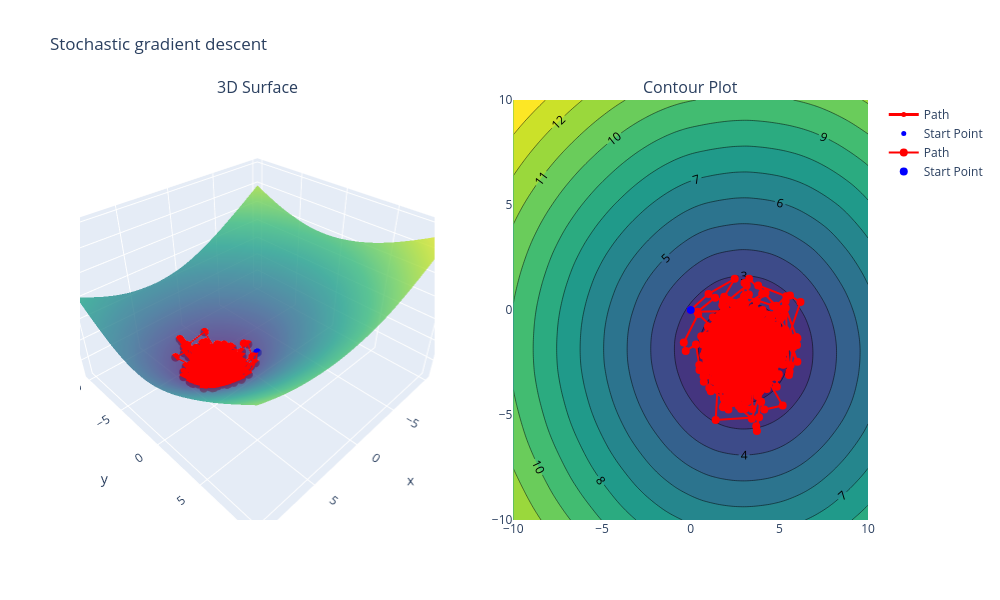

Source (notebook cell):
### Code cell
# Stochastic gradient descent
# 1 epoch = one update per row = 1000 updates with batch_size = 1.
visualize_gradient_descent(
    title = "Stochastic gradient descent",
    X = X ,
    y = y ,
    initial_theta = [0, 0] ,
    alpha = 1 ,
    num_updates = 1000 ,
    batch_size = 1 ,
    convex = True
)

### Figure 1 — Plotly figure (JSON) as saved in the notebook; plotly's stock layout.template omitted (floating-point values rounded to 4 significant figures; data arrays with more than 128 entries replaced by an {"elided": "..."} marker saying what was removed)
{"data": [{"colorscale": [[0, "#440154"], [0.1111, "#482878"], [0.2222, "#3e4989"], [0.3333, "#31688e"], [0.4444, "#26828e"], [0.5556, "#1f9e89"], [0.6667, "#35b779"], [0.7778, "#6ece58"], [0.8889, "#b5de2b"], [1, "#fde725"]], "opacity": 0.8, "scene": "scene", "showscale": false, "type": "surface", "x": {"elided": "100x100 float values"}, "y": {"elided": "100x100 float values"}, "z": {"elided": "100x100 float values"}}, {"line": {"color": "red", "width": 3}, "marker": {"color": "red", "size": 5}, "mode": "lines+markers", "name": "Path", "scene": "scene", "type": "scatter3d", "x": {"elided": "1001 float values"}, "y": {"elided": "1001 float values"}, "z": {"elided": "1001 float values"}}, {"marker": {"color": "blue", "size": 5, "symbol": "circle"}, "mode": "markers", "name": "Start Point", "scene": "scene", "type": "scatter3d", "x": [0], "y": [0], "z": [2.826]}, {"colorscale": [[0, "#440154"], [0.1111, "#482878"], [0.2222, "#3e4989"], [0.3333, "#31688e"], [0.4444, "#26828e"], [0.5556, "#1f9e89"], [0.6667, "#35b779"], [0.7778, "#6ece58"], [0.8889, "#b5de2b"], [1, "#fde725"]], "contours": {"showlabels": true}, "line": {"smoothing": 0.85}, "showscale": false, "type": "contour", "x": [-10.0, -9.798, -9.596, -9.394, -9.192, -8.99, -8.788, -8.586, -8.384, -8.182, -7.98, -7.778, -7.576, -7.374, -7.172, -6.97, -6.768, -6.566, -6.364, -6.162, -5.96, -5.758, -5.556, -5.354, -5.152, -4.949, -4.747, -4.545, -4.343, -4.141, -3.939, -3.737, -3.535, -3.333, -3.131, -2.929, -2.727, -2.525, -2.323, -2.121, -1.919, -1.717, -1.515, -1.313, -1.111, -0.9091, -0.7071, -0.5051, -0.303, -0.101, 0.101, 0.303, 0.5051, 0.7071, 0.9091, 1.111, 1.313, 1.515, 1.717, 1.919, 2.121, 2.323, 2.525, 2.727, 2.929, 3.131, 3.333, 3.535, 3.737, 3.939, 4.141, 4.343, 4.545, 4.747, 4.949, 5.152, 5.354, 5.556, 5.758, 5.96, 6.162, 6.364, 6.566, 6.768, 6.97, 7.172, 7.374, 7.576, 7.778, 7.98, 8.182, 8.384, 8.586, 8.788, 8.99, 9.192, 9.394, 9.596, 9.798, 10.0], "xaxis": "x", "y": [-10.0, -9.798, -9.596, -9.394, -9.192, -8.99, -8.788, -8.586, -8.384, -8.182, -7.98, -7.778, -7.576, -7.374, -7.172, -6.97, -6.768, -6.566, -6.364, -6.162, -5.96, -5.758, -5.556, -5.354, -5.152, -4.949, -4.747, -4.545, -4.343, -4.141, -3.939, -3.737, -3.535, -3.333, -3.131, -2.929, -2.727, -2.525, -2.323, -2.121, -1.919, -1.717, -1.515, -1.313, -1.111, -0.9091, -0.7071, -0.5051, -0.303, -0.101, 0.101, 0.303, 0.5051, 0.7071, 0.9091, 1.111, 1.313, 1.515, 1.717, 1.919, 2.121, 2.323, 2.525, 2.727, 2.929, 3.131, 3.333, 3.535, 3.737, 3.939, 4.141, 4.343, 4.545, 4.747, 4.949, 5.152, 5.354, 5.556, 5.758, 5.96, 6.162, 6.364, 6.566, 6.768, 6.97, 7.172, 7.374, 7.576, 7.778, 7.98, 8.182, 8.384, 8.586, 8.788, 8.99, 9.192, 9.394, 9.596, 9.798, 10.0], "yaxis": "y", "z": {"elided": "100x100 float values"}}, {"line": {"color": "red", "width": 2}, "marker": {"color": "red", "size": 8}, "mode": "lines+markers", "name": "Path", "type": "scatter", "x": {"elided": "1001 float values"}, "xaxis": "x", "y": {"elided": "1001 float values"}, "yaxis": "y"}, {"marker": {"color": "blue", "size": 8, "symbol": "circle"}, "mode": "markers", "name": "Start Point", "type": "scatter", "x": [0], "xaxis": "x", "y": [0], "yaxis": "y"}], "layout": {"annotations": [{"font": {"size": 16}, "showarrow": false, "text": "3D Surface", "x": 0.225, "xanchor": "center", "xref": "paper", "y": 1, "yanchor": "bottom", "yref": "paper"}, {"font": {"size": 16}, "showarrow": false, "text": "Contour Plot", "x": 0.775, "xanchor": "center", "xref": "paper", "y": 1, "yanchor": "bottom", "yref": "paper"}], "height": 600, "scene": {"domain": {"x": [0, 0.45], "y": [0, 1]}}, "title": {"text": "Stochastic gradient descent"}, "width": 1000, "xaxis": {"anchor": "y", "domain": [0.55, 1]}, "yaxis": {"anchor": "x", "domain": [0, 1]}}}
